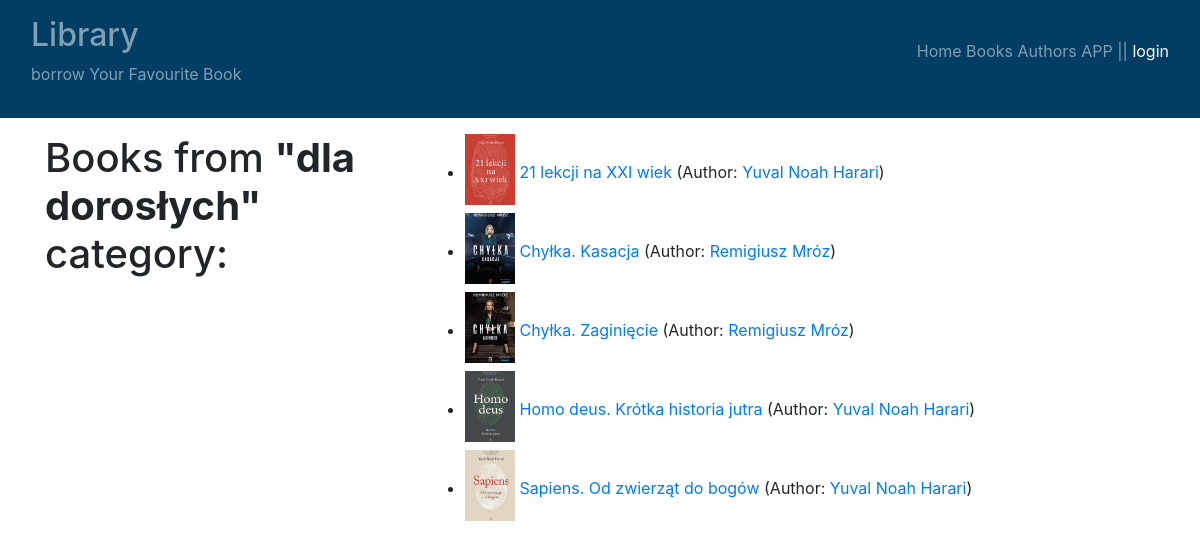
/books/tags/4, run on the app's committed database.
### books/models.py (models this page shows, shortened)
class Tag(models.Model):
    word = models.CharField(
        max_length=50,
        unique=True
    )
    created = models.DateTimeField(auto_now_add=True)
    def __str__(self):
        return f"{self.word}"

class Book(models.Model):
    title = models.CharField(
        max_length=65,
        unique=True,
    )
    description = models.TextField(
        blank=True,
        null=True,
    )
    author = models.ForeignKey(
        "books.Author",
        on_delete=models.CASCADE,
    )
    image = models.ImageField(
        upload_to="photos/%Y/%m/%d",
        blank=True,
        null=True,
        default=None
    )
    pages = models.IntegerField(
        blank=True,
        null=True
    )
    tags = models.ManyToManyField(
        "books.Tag",
        related_name="books",
        blank=True)
    added = models.DateTimeField(auto_now_add=True)
    class Meta:
        ordering = ["title"]

class Author(models.Model):
    name = models.CharField(max_length=25, unique=True)
    bio = models.TextField(
        blank=True,
        null=True
    )
    def __str__(self):
        return f"{self.name}"
    class Meta:
        ordering = ["name"]

### books/views.py (the view)
# urls.py: path("tags/<int:id>", tag_details, name="tag_details"),
def tag_details(request, id):
    tag = Tag.objects.get(id=id)
    books = tag.books.all()
    return render(
        request=request,
        context={
            "tag": tag,
            "books": books
        },
        template_name="books/tag_details.html"
    )

### books/templates/books/tag_details.html (shortened to what this page needs)
{% extends "books/main.html" %}
{% load bootstrap4 %}
{% block content %}
<div class="row">
    <div class="col-4">
        <h1>Books from <strong>"{{ tag }}"</strong> category:</h1>
    </div>
    <div class="col">
        <ul>
        {% for b in books %}
        <li>
            <img class="pb-2" src="{{ b.image.url }}" width="50px" text-align="left">
            <a href="{% url 'books:book_details' b.id %}">{{ b.title }}</a>
            (Author: <a href="{% url 'books:author_details' b.author_id %}">{{ b.author }}</a>)
        </li>
        {% endfor %}
        </ul>
    </div>
</div>
{% endblock %}

### data on the page
Tag: word "dla dorosłych"
Book: image (picture), title "21 lekcji na XXI wiek", author "Yuval Noah Harari"
Book: image (picture), title "Chyłka. Kasacja", author "Remigiusz Mróz"
Book: image (picture), title "Chyłka. Zaginięcie", author "Remigiusz Mróz"
Book: image (picture), title "Homo deus. Krótka historia jutra", author "Yuval Noah Harari"
Book: image (picture), title "Sapiens. Od zwierząt do bogów", author "Yuval Noah Harari"
